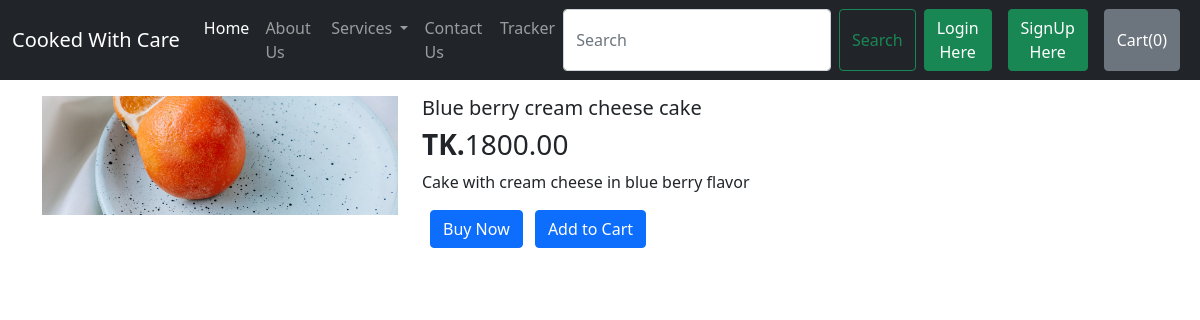
/productview/4, run on the app's committed database.
### shop/models.py (models this page shows)
class product(models.Model):
    product_name= models.CharField(max_length=122, default="")
    category = models.CharField(max_length=50, default="")
    desc=models.TextField(default="")
    price= models.DecimalField(max_digits=10, decimal_places=2,default=0)
    pub_date = models.DateField(default=True)

### home/views.py (the view)
# urls.py: path("productview/<int:id>",views.productview, name='productview'),
def productview(request,id):
    prod = product.objects.filter(id=id)
    print(prod)
    return render(request,'productview.html',{'product':prod[0]})

### templates/productview.html (shortened to what this page needs)
{% extends 'base.html' %} {% load crispy_forms_tags %}
{% block body %}
<div class="container my-3">
  <div class="row">
    <div class="col-md-4"><img
      src="/static/fresh juice.jpg"
      class="d-block w-100"
      alt="a pic of cupcakes"
    /></div>
    <div class="col-md-8">
      <h5 id="namepr{{product.id}}">{{product.product_name}}</h5>
      <h3><b>TK.</b><span id="pricepr{{product.id}}">{{product.price}}</span></h3>
      <p>{{product.desc}}</p>
      <button class="btn btn-primary mx-2">Buy Now</button>
      <span id="divpr{{product.id}}" class="divpr">
        <button id="pr{{product.id}}" class="btn btn-primary cart">
        Add to Cart
      </button></span>
    </div>
  </div>
</div>
{% endblock body %}

### data on the page
product: product_name "Blue berry cream cheese cake", price "1800.00", desc "Cake with cream cheese in blue berry flavor"
